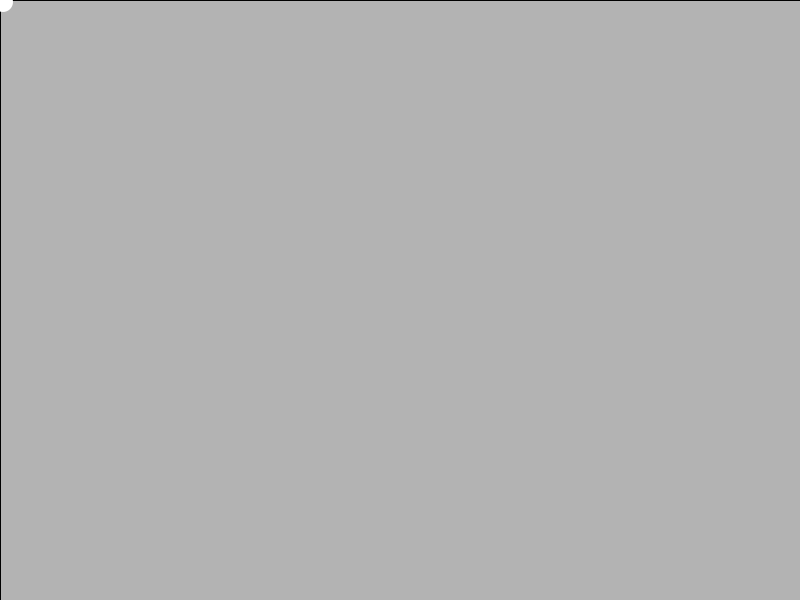
Frame 1 (no input)
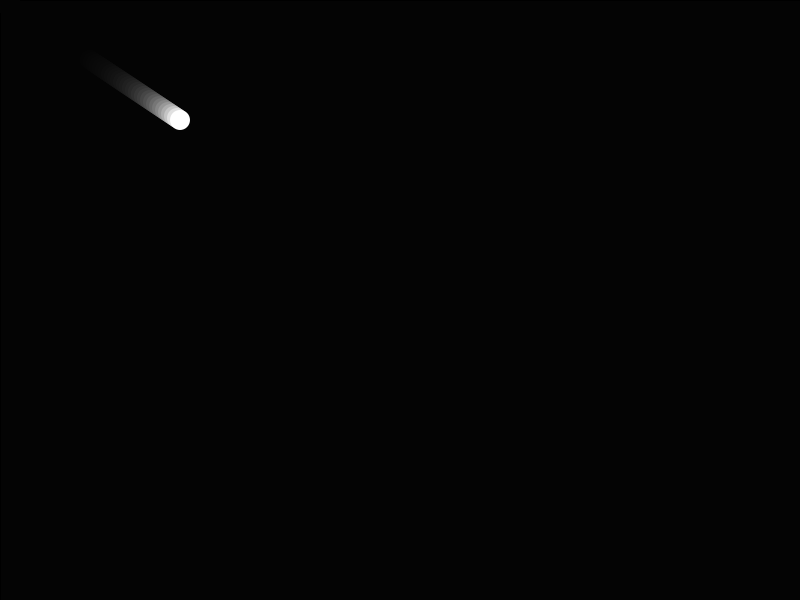
Frame 60 (the mouse pressed at the canvas centre just before this capture)
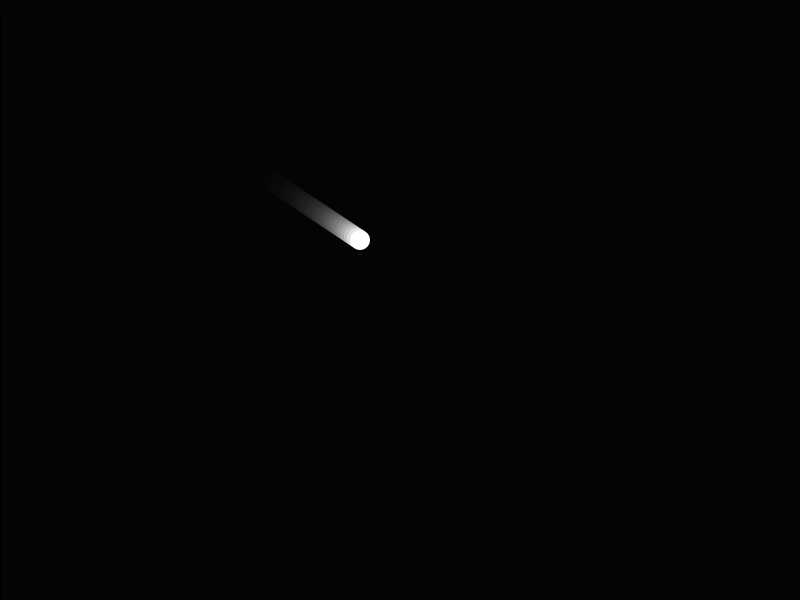
Frame 120 (the mouse held since frame 60 and released just before this capture)

The Processing sketch that drew these frames (run headless with seeded random() and noise(); from frame 60 on, the mouse is pressed at the canvas centre):

// Processing sketch: list6_1
// ── list6_1.pde
PVector force;
PVector acceleration;
PVector location;
PVector velocity;
float mass;

void setup () {
  size(800, 600);
  frameRate(60);
  location = new PVector(0.0, 0.0);
  velocity = new PVector(0.0, 0.0);
  force = new PVector(3.0, 2.0);
  mass = 1.0;
  acceleration = force.mult(mass);
}

void draw () {
  fill(0, 31);
  rect(0, 0, width, height);
  fill(255);
  noStroke();
  velocity.add(acceleration);
  location.add(velocity);
  acceleration.set(0, 0);
  ellipse(location.x, location.y, 20, 20);
}
